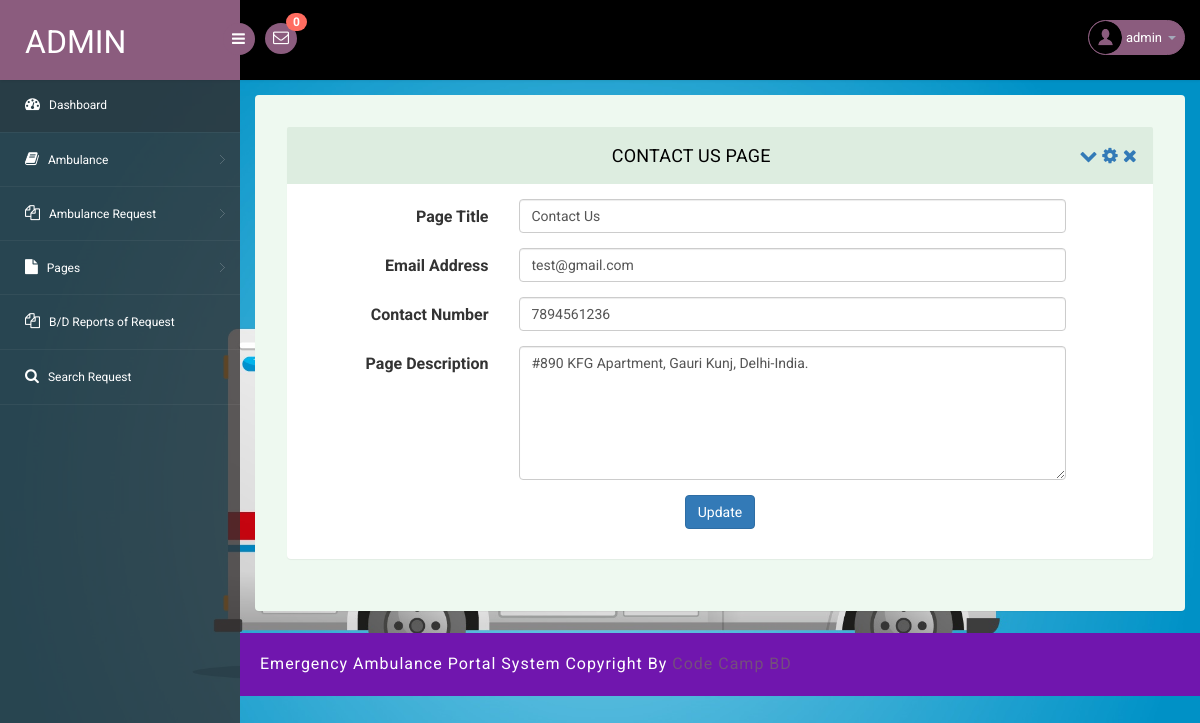
The page /admin/contact-us.php (signed in) on the database its author committed.
### tables this page shows
CREATE TABLE `tblpage` (
  `ID` int(10) NOT NULL,
  `PageType` varchar(200) DEFAULT NULL,
  `PageTitle` varchar(200) DEFAULT NULL,
  `PageDescription` mediumtext DEFAULT NULL,
  `Email` varchar(200) DEFAULT NULL,
  `MobileNumber` bigint(10) DEFAULT NULL,
  `UpdationDate` timestamp NULL DEFAULT NULL ON UPDATE current_timestamp()
);

### admin/contact-us.php (the view, shortened to what this page needs)
<?php
include('includes/dbconnection.php');
if (strlen($_SESSION['eahpaid']==0)) {
 header('location:logout.php');
  } else{
  ?>
<!DOCTYPE html>
<head>
<link rel="stylesheet" href="css/bootstrap.min.css" >
<link href="css/style.css" rel='stylesheet' type='text/css' />
<link href="css/style-responsive.css" rel="stylesheet"/>
<link rel="stylesheet" href="css/font.css" type="text/css"/>
<link href="css/font-awesome.css" rel="stylesheet">
</head>
<body>
<section id="container">
<?php include_once('includes/header.php');?>
<?php include_once('includes/sidebar.php');?>
<section id="main-content">
	<section class="wrapper">
		<div class="form-w3layouts">
            <div class="row">
                <div class="col-lg-12">
                    <section class="panel">
                        <header class="panel-heading">
                            Contact Us Page
                            <span class="tools pull-right">
                                <a class="fa fa-chevron-down" href="javascript:;"></a>
                                <a class="fa fa-cog" href="javascript:;"></a>
                                <a class="fa fa-times" href="javascript:;"></a>
                             </span>
                        </header>
                        <div class="panel-body">
                            <div class="form">
                                <form class="cmxform form-horizontal " method="post" action="">
                                    <?php
$ret=mysqli_query($con,"select * from  tblpage where PageType='contactus'");
while ($row=mysqli_fetch_array($ret)) {
?>
                                    <div class="form-group ">
                                        <label for="adminname" class="control-label col-lg-3">Page Title</label>
                                        <div class="col-lg-8">
                                            <input class=" form-control" id="pagetitle" name="pagetitle" type="text" required="true" value="<?php  echo $row['PageTitle'];?>">
                                        </div>
                                    </div>
                                    <div class="form-group">
                                   <label for="adminname" class="control-label col-lg-3">Email Address</label>
                                    <div class="col-sm-8">
                                        <input type="email" name="email" id="email" value="<?php  echo $row['Email'];?>" class="form-control" required='true'>
                                    </div>
                                </div>
                                 <div class="form-group">
                                   <label for="adminname" class="control-label col-lg-3">Contact Number</label>
                                    <div class="col-sm-8">
                                       <input type="text" name="mobnum" id="mobnum" value="<?php  echo $row['MobileNumber'];?>" class="form-control" required='true' maxlength="10" pattern='[0-9]+'>
                                    </div>
                                </div>
                                    <div class="form-group">
                                        <label for="adminname" class="control-label col-lg-3">Page Description
                                        </label>
                                        <div class="col-lg-8">
                                            <textarea class=" form-control" id="pagedes" rows="6" name="pagedes" type="text" required="true" value=""><?php  echo $row['PageDescription'];?></textarea>
                                        </div>
                                    </div>
                                    <?php } ?>
                                    <div class="form-group">
                                        <div class="col-lg-offset-3 col-lg-6">
                                          <p style="text-align: center;"> <button class="btn btn-primary" type="submit" name="submit">Update</button></p>
                                        </div>
                                    </div>
                                </form>
                            </div>
                        </div>
                    </section>
                </div>
            </div>
        </div>
</section>
		  <?php include_once('includes/footer.php');?>
</section>
</section>
</body>
</html>
<?php }  ?>

### admin/includes/header.php (shortened to what this page needs)
<?php
include('includes/dbconnection.php');
?>
<header class="header fixed-top clearfix">
<div class="brand">
    <a href="dashboard.php" class="logo">
        Admin
    </a>
    <div class="sidebar-toggle-box">
        <div class="fa fa-bars"></div>
    </div>
</div>
<div class="nav notify-row" id="top_menu">
    <ul class="nav top-menu">
<?php
$ret1=mysqli_query($con,"select * from tblambulancehiring
 where   (tblambulancehiring.Status is null || tblambulancehiring.Status='')");
$num=mysqli_num_rows($ret1);
?>
        <li id="header_inbox_bar" class="dropdown">
            <a data-toggle="dropdown" class="dropdown-toggle" href="#">
                <i class="fa fa-envelope-o"></i>
                <span class="badge bg-important"><?php echo $num;?></span>
            </a>
        </li>
    </ul>
</div>
<div class="top-nav clearfix">
    <ul class="nav pull-right top-menu">
        <li class="dropdown">
            <a data-toggle="dropdown" class="dropdown-toggle" href="#">
                <?php
$adid=$_SESSION['eahpaid'];
$ret=mysqli_query($con,"select AdminName from tbladmin where ID='$adid'");
$row=mysqli_fetch_array($ret);
$name=$row['AdminName'];
?>
                <img alt="" src="images/2.png">
                <span class="username"><?php echo $name; ?></span>
                <b class="caret"></b>
            </a>
        </li>
    </ul>
</div>
</header>

### admin/css/style.css (style rules this page uses)
ul, ol { margin: 0; }
p { margin: 0; }
html, body { font-family: 'Roboto', sans-serif; font-size: 100%; overflow-x: hidden; background: url(../images/bg.jpg) no-repeat 0px 0px; background-size:cover; }
body a { transition: 0.5s all ease; -webkit-transition: 0.5s all ease; -moz-transition: 0.5s all ease; -o-transition: 0.5s all ease; -ms-transition: 0.5s all ease; text-decoration:none; }
p { margin:0; }
ul,label { margin:0; padding:0; }
#main-content { margin-left:240px; -webkit-transition:all .3s ease-in-out; -moz-transition:all .3s ease-in-out; -o-transition:all .3s ease-in-out; transition:all .3s ease-in-out; }
.header { left:0; right:0; z-index:1002; background:#000; -webkit-transition:all .3s ease-in-out; -moz-transition:all .3s ease-in-out; -o-transition:all .3s ease-in-out; transition:all .3s ease-in-out; }
.fixed-top { position:fixed; box-shadow:1px 0 3px rgba(0,0,0,.15); }
.wrapper { display:inline-block; margin-top:80px; padding:15px; width:100%; }
.brand { background:#8b5c7e; float:left; width:240px; height:80px; position:relative; }
a.logo { font-size:32px; color:#fff; float:left; margin:20px 0 0 25px; text-transform:uppercase; }
#top_menu .nav>li,ul.top-menu>li { float:left; }
.notify-row { float:left; margin-top:23px; margin-left:25px; }
ul.top-menu { margin-right:15px; margin-top: 0; }
ul.top-menu > li > a { color: #fff; font-size: 16px; background: #8b5c7e; padding: 4px 8px; margin-right: 15px; border-radius: 50%; -webkit-border-radius: 50%; padding-right: 8px !important; }
.notify-row .badge { position:absolute; right:-10px; top:-10px; z-index:100; }
.top-nav { margin-top:20px; }
.top-nav img { border-radius:50%; -webkit-border-radius:50%; width:33px; }
.top-nav .username { font-size:13px; color:#fff; }
.top-nav ul.top-menu>li>a { border-radius: 100px; -webkit-border-radius: 100px; padding: 0px; background: none; margin-right: 0; border: 1px solid #8b5c7e; background: #8b5c7e; }
.top-nav ul.top-menu>li { margin-left:10px; }
.top-nav .nav .caret { border-bottom-color:#A4AABA; border-top-color:#A4AABA; }
.sidebar-toggle-box { float:left; margin-top:23px; margin-left:-15px; background:#8b5c7e; border-radius:50%; -webkit-border-radius:50%; width:32px; height:32px; position:absolute; right:-15px; }
.sidebar-toggle-box .fa-bars { cursor:pointer; display:inline-block; font-size:15px; padding:8px 8px 8px 9px; color:#fff; }
.panel-heading { position: relative; height: 57px; line-height: 57px; letter-spacing: 0.2px; color: #000; font-size: 18px; font-weight: 400; padding: 0 16px; background:#ddede0; border-top-right-radius: 2px; border-top-left-radius: 2px; text-transform: uppercase; text-align: center; }
.panel { border: none ! important; }
.form-w3layouts { background: #eef9f0; padding: 2em; border-radius: 4px; -webkit-box-shadow: 0 1px 1px rgba(0,0,0,.05); box-shadow: 0 1px 1px rgba(0,0,0,.05); }
.badge.bg-important { background: #ff6c60; }

### rows shown on the page
tblpage: pagetitle "Contact Us", email "test@gmail.com", mobnum "7894561236", pagedes "#890 KFG Apartment, Gauri Kunj, Delhi-India."

### other values the page prints
$num "0"
$name "admin"
